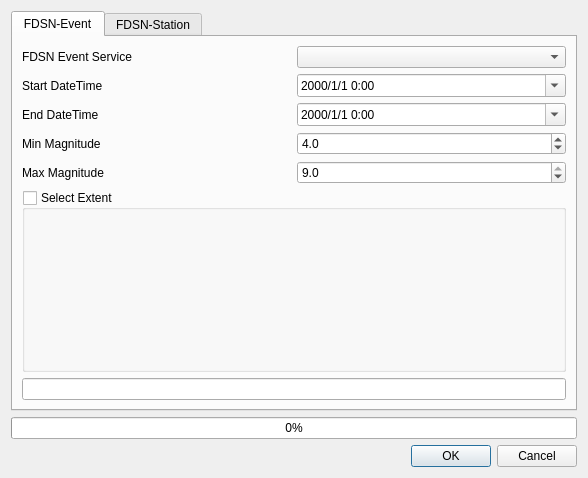
<?xml version="1.0" encoding="UTF-8"?>
<ui version="4.0">
 <class>QQuakeDialogBase</class>
 <widget class="QDialog" name="QQuakeDialogBase">
  <property name="geometry">
   <rect>
    <x>0</x>
    <y>0</y>
    <width>588</width>
    <height>478</height>
   </rect>
  </property>
  <property name="windowTitle">
   <string>QQuake</string>
  </property>
  <layout class="QGridLayout" name="gridLayout_3">
   <item row="1" column="0">
    <widget class="QProgressBar" name="progressBar">
     <property name="value">
      <number>0</number>
     </property>
    </widget>
   </item>
   <item row="0" column="0">
    <widget class="QTabWidget" name="tabWidget">
     <property name="currentIndex">
      <number>0</number>
     </property>
     <property name="tabsClosable">
      <bool>false</bool>
     </property>
     <property name="movable">
      <bool>false</bool>
     </property>
     <widget class="QWidget" name="fdsn_event_tab">
      <attribute name="title">
       <string>FDSN-Event</string>
      </attribute>
      <layout class="QGridLayout" name="gridLayout_2">
       <item row="0" column="0">
        <layout class="QGridLayout" name="gridLayout">
         <item row="0" column="1">
          <widget class="QComboBox" name="fdsn_event_ws_combobox"/>
         </item>
         <item row="4" column="0">
          <widget class="QLabel" name="fdsn_event_max_magnitude_label">
           <property name="text">
            <string>Max Magnitude</string>
           </property>
          </widget>
         </item>
         <item row="2" column="0">
          <widget class="QLabel" name="fdsn_event_end_data_label">
           <property name="text">
            <string>End DateTime</string>
           </property>
          </widget>
         </item>
         <item row="3" column="0">
          <widget class="QLabel" name="fdsn_event_min_magnitude_label">
           <property name="text">
            <string>Min Magnitude</string>
           </property>
          </widget>
         </item>
         <item row="3" column="1">
          <widget class="QDoubleSpinBox" name="fdsn_event_min_magnitude">
           <property name="decimals">
            <number>1</number>
           </property>
           <property name="minimum">
            <double>1.000000000000000</double>
           </property>
           <property name="maximum">
            <double>9.000000000000000</double>
           </property>
           <property name="singleStep">
            <double>0.500000000000000</double>
           </property>
           <property name="value">
            <double>4.000000000000000</double>
           </property>
          </widget>
         </item>
         <item row="1" column="1">
          <widget class="QDateTimeEdit" name="fdsn_event_start_date">
           <property name="maximumDateTime">
            <datetime>
             <hour>23</hour>
             <minute>59</minute>
             <second>59</second>
             <year>9999</year>
             <month>12</month>
             <day>31</day>
            </datetime>
           </property>
           <property name="displayFormat">
            <string>yyyy/M/d h:mm</string>
           </property>
           <property name="calendarPopup">
            <bool>true</bool>
           </property>
          </widget>
         </item>
         <item row="2" column="1">
          <widget class="QDateTimeEdit" name="fdsn_event_end_date">
           <property name="minimumDate">
            <date>
             <year>1777</year>
             <month>9</month>
             <day>14</day>
            </date>
           </property>
           <property name="displayFormat">
            <string>yyyy/M/d h:mm</string>
           </property>
           <property name="calendarPopup">
            <bool>true</bool>
           </property>
          </widget>
         </item>
         <item row="6" column="0" colspan="2">
          <widget class="QLineEdit" name="lineEdit"/>
         </item>
         <item row="1" column="0">
          <widget class="QLabel" name="fdsn_event_start_date_label">
           <property name="text">
            <string>Start DateTime</string>
           </property>
          </widget>
         </item>
         <item row="4" column="1">
          <widget class="QDoubleSpinBox" name="fdsn_event_max_magnitude">
           <property name="decimals">
            <number>1</number>
           </property>
           <property name="minimum">
            <double>1.000000000000000</double>
           </property>
           <property name="maximum">
            <double>9.000000000000000</double>
           </property>
           <property name="singleStep">
            <double>0.500000000000000</double>
           </property>
           <property name="value">
            <double>9.000000000000000</double>
           </property>
          </widget>
         </item>
         <item row="0" column="0">
          <widget class="QLabel" name="fdsn_event_service_label">
           <property name="text">
            <string>FDSN Event Service</string>
           </property>
          </widget>
         </item>
         <item row="5" column="0" colspan="2">
          <widget class="QgsExtentGroupBox" name="mExtentGroupBox">
           <property name="title">
            <string>Select Extent</string>
           </property>
           <property name="checkable">
            <bool>true</bool>
           </property>
           <property name="checked">
            <bool>false</bool>
           </property>
           <property name="collapsed">
            <bool>true</bool>
           </property>
           <property name="saveCollapsedState">
            <bool>false</bool>
           </property>
          </widget>
         </item>
        </layout>
       </item>
      </layout>
     </widget>
     <widget class="QWidget" name="fdsn_station_tab">
      <attribute name="title">
       <string>FDSN-Station</string>
      </attribute>
     </widget>
    </widget>
   </item>
   <item row="2" column="0">
    <widget class="QDialogButtonBox" name="button_box">
     <property name="orientation">
      <enum>Qt::Horizontal</enum>
     </property>
     <property name="standardButtons">
      <set>QDialogButtonBox::Cancel|QDialogButtonBox::Ok</set>
     </property>
    </widget>
   </item>
  </layout>
 </widget>
 <customwidgets>
  <customwidget>
   <class>QgsCollapsibleGroupBox</class>
   <extends>QGroupBox</extends>
   <header>qgscollapsiblegroupbox.h</header>
   <container>1</container>
  </customwidget>
  <customwidget>
   <class>QgsExtentGroupBox</class>
   <extends>QgsCollapsibleGroupBox</extends>
   <header>qgsextentgroupbox.h</header>
   <container>1</container>
  </customwidget>
 </customwidgets>
 <resources/>
 <connections>
  <connection>
   <sender>button_box</sender>
   <signal>rejected()</signal>
   <receiver>QQuakeDialogBase</receiver>
   <slot>reject()</slot>
   <hints>
    <hint type="sourcelabel">
     <x>20</x>
     <y>20</y>
    </hint>
    <hint type="destinationlabel">
     <x>20</x>
     <y>20</y>
    </hint>
   </hints>
  </connection>
 </connections>
</ui>
